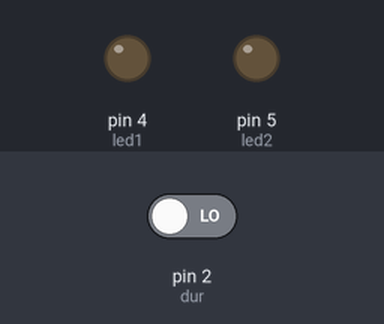
Bench run of a sketch on a simulated Arduino Uno, built with avr-gcc and run on an emulated ATmega328P. Shown: output pins drawn as LEDs (lit = HIGH). The inputs (shaded band) are chosen by the test bench; at power-on: pin 2 (dur) LOW.

Above: at 1.2 s.
1.3 s: pin 2 (dur) driven HIGH
At 2.1 s:
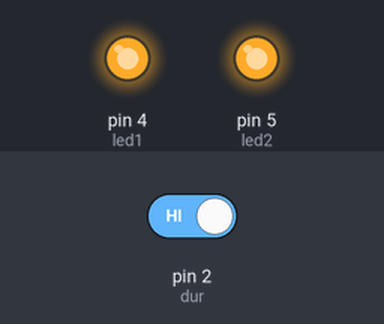
2.8 s: pin 2 (dur) driven LOW
At 3.2 s:
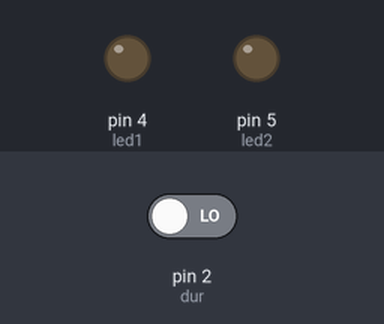
Timing chart, 0 to 5.8 s (numbered marks = the images above; inputs shaded):
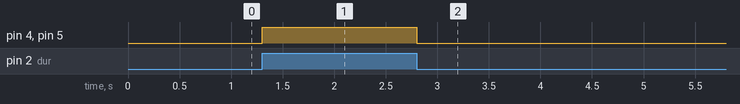

Measured:
- after the input at 1.3 s, pin 4 (led1), pin 5 (led2): LOW → HIGH at once
- after the input at 2.8 s, pin 4 (led1), pin 5 (led2): HIGH → LOW at once

The sketch:

ac_kapa.ino
```cpp
int led1=4;//led
int led2=5;//led
int dur=2; //interrupt pin
bool durum=0;//durumu belirtir

void setup() {

pinMode(led1,OUTPUT);
pinMode(led2,OUTPUT);
attachInterrupt(digitalPinToInterrupt(dur), durdurma, CHANGE);
digitalWrite(led1,LOW);//1 kere söndürücek
digitalWrite(led2,LOW);//1 kere söndürücek
//dur pini üzerinde herhangi bir değişme görülürse durdurma caliştirilacak
}

void loop() {
//digitalWrite(led1,LOW); //interrupt olmadıkça sönük ledler sönük
//digitalWrite(led2,LOW);
digitalWrite(led1,durum);
digitalWrite(led2,durum);

}

void durdurma(){
   durum=!durum;
   /*while(digitalRead(dur)==HIGH || digitalRead(dur)==LOW){ //ledin açılması yada kapanması için süreklilik sağlıyor
      if(digitalRead(dur)==HIGH){ //anahtar kapanınca ledler yanıyor
  digitalWrite(led1,HIGH);
digitalWrite(led2,HIGH);
if(digitalRead(dur)==LOW){ //anahtar kapanınca ledler sönüyor
  digitalWrite(led1,LOW);
digitalWrite(led2,LOW);
}
}}*/
}
```
